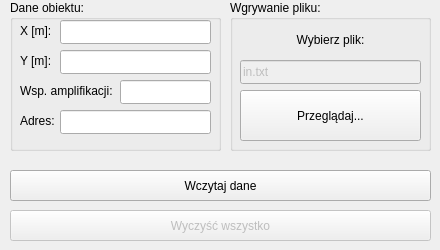
     <widget class="QWidget" name="incidents_for_object">
      <property name="accessibleName">
       <string/>
      </property>
      <attribute name="title">
       <string>Zdarzenia dla obiektu</string>
      </attribute>
      <widget class="QGroupBox" name="data_inject_group">
       <property name="geometry">
        <rect>
         <x>230</x>
         <y>0</y>
         <width>201</width>
         <height>151</height>
        </rect>
       </property>
       <property name="title">
        <string>Wgrywanie pliku:</string>
       </property>
       <widget class="QLabel" name="input_filepath_text">
        <property name="geometry">
         <rect>
          <x>10</x>
          <y>30</y>
          <width>181</width>
          <height>21</height>
         </rect>
        </property>
        <property name="text">
         <string>&lt;html&gt;&lt;head/&gt;&lt;body&gt;&lt;p align=&quot;center&quot;&gt;Wybierz plik:&lt;/p&gt;&lt;/body&gt;&lt;/html&gt;</string>
        </property>
        <property name="wordWrap">
         <bool>true</bool>
        </property>
       </widget>
       <widget class="QLineEdit" name="input_filename">
        <property name="enabled">
         <bool>false</bool>
        </property>
        <property name="geometry">
         <rect>
          <x>10</x>
          <y>60</y>
          <width>181</width>
          <height>24</height>
         </rect>
        </property>
        <property name="text">
         <string>in.txt</string>
        </property>
       </widget>
       <widget class="QPushButton" name="browse_button">
        <property name="geometry">
         <rect>
          <x>10</x>
          <y>90</y>
          <width>181</width>
          <height>51</height>
         </rect>
        </property>
        <property name="text">
         <string>Przeglądaj...</string>
        </property>
       </widget>
      </widget>
      <widget class="QPushButton" name="clear_everything">
       <property name="enabled">
        <bool>false</bool>
       </property>
       <property name="geometry">
        <rect>
         <x>10</x>
         <y>210</y>
         <width>421</width>
         <height>31</height>
        </rect>
       </property>
       <property name="text">
        <string>Wyczyść wszystko</string>
       </property>
      </widget>
      <widget class="QPushButton" name="inject_incidents">
       <property name="geometry">
        <rect>
         <x>10</x>
         <y>170</y>
         <width>421</width>
         <height>31</height>
        </rect>
       </property>
       <property name="text">
        <string>Wczytaj dane</string>
       </property>
      </widget>
      <widget class="QGroupBox" name="object_data_group_one">
       <property name="geometry">
        <rect>
         <x>10</x>
         <y>0</y>
         <width>211</width>
         <height>151</height>
        </rect>
       </property>
       <property name="title">
        <string>Dane obiektu:</string>
       </property>
       <widget class="QLineEdit" name="input_object_x">
        <property name="geometry">
         <rect>
          <x>50</x>
          <y>20</y>
          <width>151</width>
          <height>24</height>
         </rect>
        </property>
       </widget>
       <widget class="QLineEdit" name="input_object_y">
        <property name="geometry">
         <rect>
          <x>50</x>
          <y>50</y>
          <width>151</width>
          <height>24</height>
         </rect>
        </property>
       </widget>
       <widget class="QLineEdit" name="input_object_wf">
        <property name="geometry">
         <rect>
          <x>110</x>
          <y>80</y>
          <width>91</width>
          <height>24</height>
         </rect>
        </property>
       </widget>
       <widget class="QLineEdit" name="input_object_address">
        <property name="geometry">
         <rect>
          <x>50</x>
          <y>110</y>
          <width>151</width>
          <height>24</height>
         </rect>
        </property>
       </widget>
       <widget class="QLabel" name="description_object_y">
        <property name="geometry">
         <rect>
          <x>10</x>
          <y>50</y>
          <width>41</width>
          <height>21</height>
         </rect>
        </property>
        <property name="text">
         <string>Y [m]:</string>
        </property>
       </widget>
       <widget class="QLabel" name="description_object_wf">
        <property name="geometry">
         <rect>
          <x>10</x>
          <y>80</y>
          <width>101</width>
          <height>21</height>
         </rect>
        </property>
        <property name="text">
         <string>Wsp. amplifikacji:</string>
        </property>
       </widget>
       <widget class="QLabel" name="description_object_address">
        <property name="geometry">
         <rect>
          <x>10</x>
          <y>110</y>
          <width>41</width>
          <height>21</height>
         </rect>
        </property>
        <property name="text">
         <string>Adres:</string>
        </property>
       </widget>
       <widget class="QLabel" name="description_object_x">
        <property name="geometry">
         <rect>
          <x>10</x>
          <y>20</y>
          <width>61</width>
          <height>21</height>
         </rect>
        </property>
        <property name="text">
         <string>X [m]:</string>
        </property>
       </widget>
      </widget>
     </widget>
